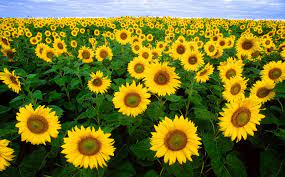
#> input picture 7thSemLab/DIP/images/flower1.jpeg, 285 x 177 px
$ jupyter execute Q12.ipynb
#> lines starting #> are read from the running program, lines starting #| are printed output that depends on the picture
[cell 1]
import cv2
import matplotlib.pyplot as plt

img = cv2.imread("./images/flower1.jpeg")
#> img is the input picture: shape (177, 285, 3); mean B, G, R 38.8, 115.1, 116.1

gblur = cv2.GaussianBlur(img, (3, 3), 0)
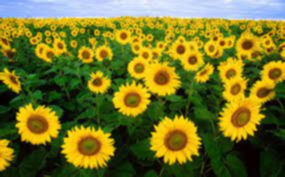
#> gblur: shape (177, 285, 3); mean B, G, R 38.8, 115.2, 116.1
gray_scale = cv2.cvtColor(gblur, cv2.COLOR_BGR2GRAY)
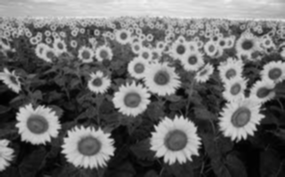
#> gray_scale: shape (177, 285); min 1, max 242, mean 106.7
edges = cv2.Laplacian(
    gray_scale, -1
)
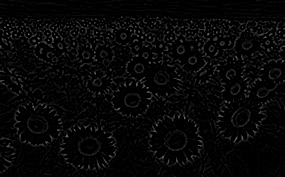
#> edges: shape (177, 285); min 0, max 107, mean 7.2

plt.figure(figsize=(12, 6))

plt.subplot(131)
plt.title("Original Image")
plt.imshow(cv2.cvtColor(img, cv2.COLOR_BGR2RGB))
plt.axis("off")

plt.subplot(132)
plt.title("Gaussian Blur of Image")
plt.imshow(cv2.cvtColor(gblur, cv2.COLOR_BGR2RGB))
plt.axis("off")

plt.subplot(133)
plt.title("Laplacian Edge of Image")
plt.imshow(edges, cmap="gray")
plt.axis("off")

plt.tight_layout()
plt.show()
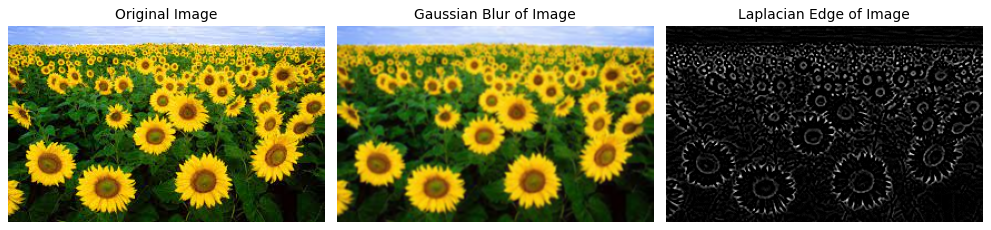
#> figure drawn by matplotlib, 3 panels

$ run again, with 7thSemLab/DIP/images/flower2.jpeg copied over 7thSemLab/DIP/images/flower1.jpeg
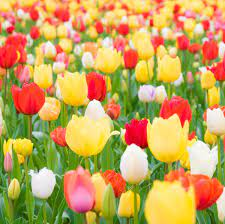
#> input picture 7thSemLab/DIP/images/flower2.jpeg, 225 x 224 px
#> img is the input picture: shape (224, 225, 3); mean B, G, R 89, 161.9, 196.9
#> `edges = cv2.Laplacian( gray_scale, -1 )`:
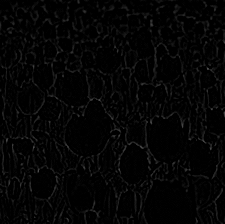
#> edges: shape (224, 225); min 0, max 80, mean 4.6
#> `plt.show()`:
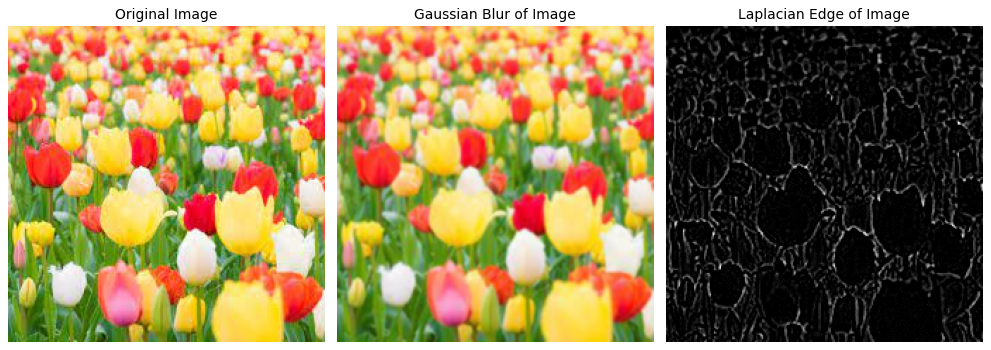
#> figure drawn by matplotlib, 3 panels

$ run again, with 7thSemLab/DIP/images/penguin.jpeg copied over 7thSemLab/DIP/images/flower1.jpeg
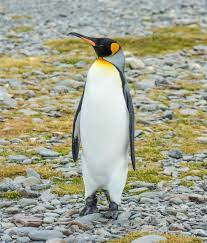
#> input picture 7thSemLab/DIP/images/penguin.jpeg, 207 x 243 px
#> img is the input picture: shape (243, 207, 3); mean B, G, R 141.2, 163.5, 162.1
#> `edges = cv2.Laplacian( gray_scale, -1 )`:
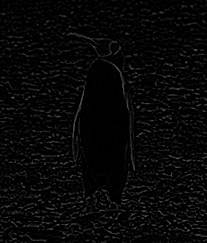
#> edges: shape (243, 207); min 0, max 102, mean 7.1
#> `plt.show()`:
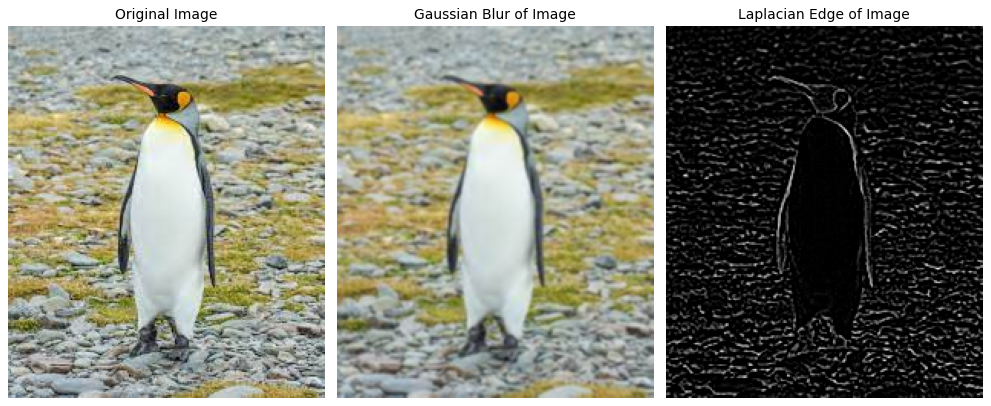
#> figure drawn by matplotlib, 3 panels
